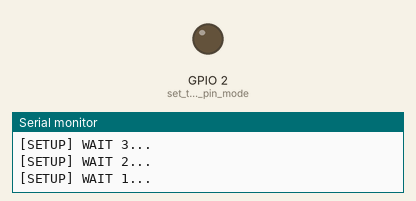
Bench run of a sketch on a simulated ESP32. Parts: output pins drawn as LEDs (lit = HIGH), the last lines printed to the serial monitor. Dashed ring = blinking. WiFi joins after 1.5 s; servers stay silent unless stated.

Above: at 4.8 s.
At 8.7 s:
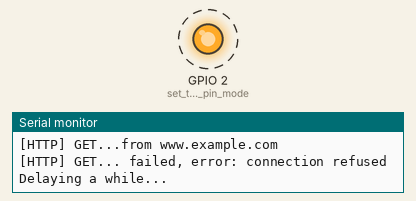
Timing chart, 0 to 9.5 s (numbered marks = the images above):
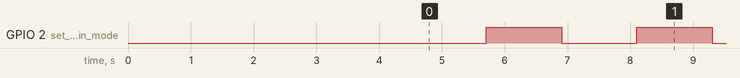

The sketch:

ping_alive.ino
```cpp
/**
 * Project: ping_alive.ino
 *
 * Description: ESP32 http client to get a web page as a remote ping alive notification.
 *
 * Author: Derek Chadwick
 * Date: 01/12/2020
 */

#include <Arduino.h>

#include <WiFi.h>
#include <WiFiMulti.h>
#include <HTTPClient.h>

#define USE_SERIAL Serial

WiFiMulti wifiMulti;


uint8_t blink;

void setup()
{
  // Turn-off the 'brownout detector'
  // WRITE_PERI_REG(RTC_CNTL_BROWN_OUT_REG, 0);


    USE_SERIAL.begin(115200);

    USE_SERIAL.println();
    USE_SERIAL.println();
    USE_SERIAL.println();

    pinMode(2, OUTPUT);      // set the LED pin mode
    blink = 0;

    for(uint8_t t = 4; t > 0; t--)
    {
        USE_SERIAL.printf("[SETUP] WAIT %d...\n", t);
        USE_SERIAL.flush();
        delay(1000);
    }

    wifiMulti.addAP("xxxxx", "xxxxx");

}

void loop()
{
    // wait for WiFi connection
    if((wifiMulti.run() == WL_CONNECTED)) {

        HTTPClient http;

        USE_SERIAL.print("[HTTP] begin...\n");

        //http.begin("https://www.example.com/a/check", ca); //HTTPS
        http.begin("http://www.example.com/checkout.html"); //HTTP

        USE_SERIAL.print("[HTTP] GET...from www.example.com\n");
        // start connection and send HTTP header
        int httpCode = http.GET();

        // httpCode will be negative on error
        if(httpCode > 0)
        {
            // HTTP header has been send and Server response header has been handled
            USE_SERIAL.printf("[HTTP] GET... code: %d\n", httpCode);

            // file found at server
            if(httpCode == HTTP_CODE_OK)
            {
                String payload = http.getString();
                USE_SERIAL.println(payload);
            }
        }
        else
        {
            USE_SERIAL.printf("[HTTP] GET... failed, error: %s\n", http.errorToString(httpCode).c_str());
        }

        http.end();
    }
    if (blink == 0)
    {
      digitalWrite(2, HIGH);               // GET /H turns the LED on
      blink = 1;
    } else
    if (blink == 1)
    {
      digitalWrite(2, LOW);                // GET /L turns the LED off
      blink = 0;
    }
    USE_SERIAL.printf("Delaying a while...\n");

    delay(1000);
}
```

Measured:
- by itself, GPIO 2 (set_the_LED_pin_mode): alternates HIGH for 1.2 s and LOW for 1.2 s
